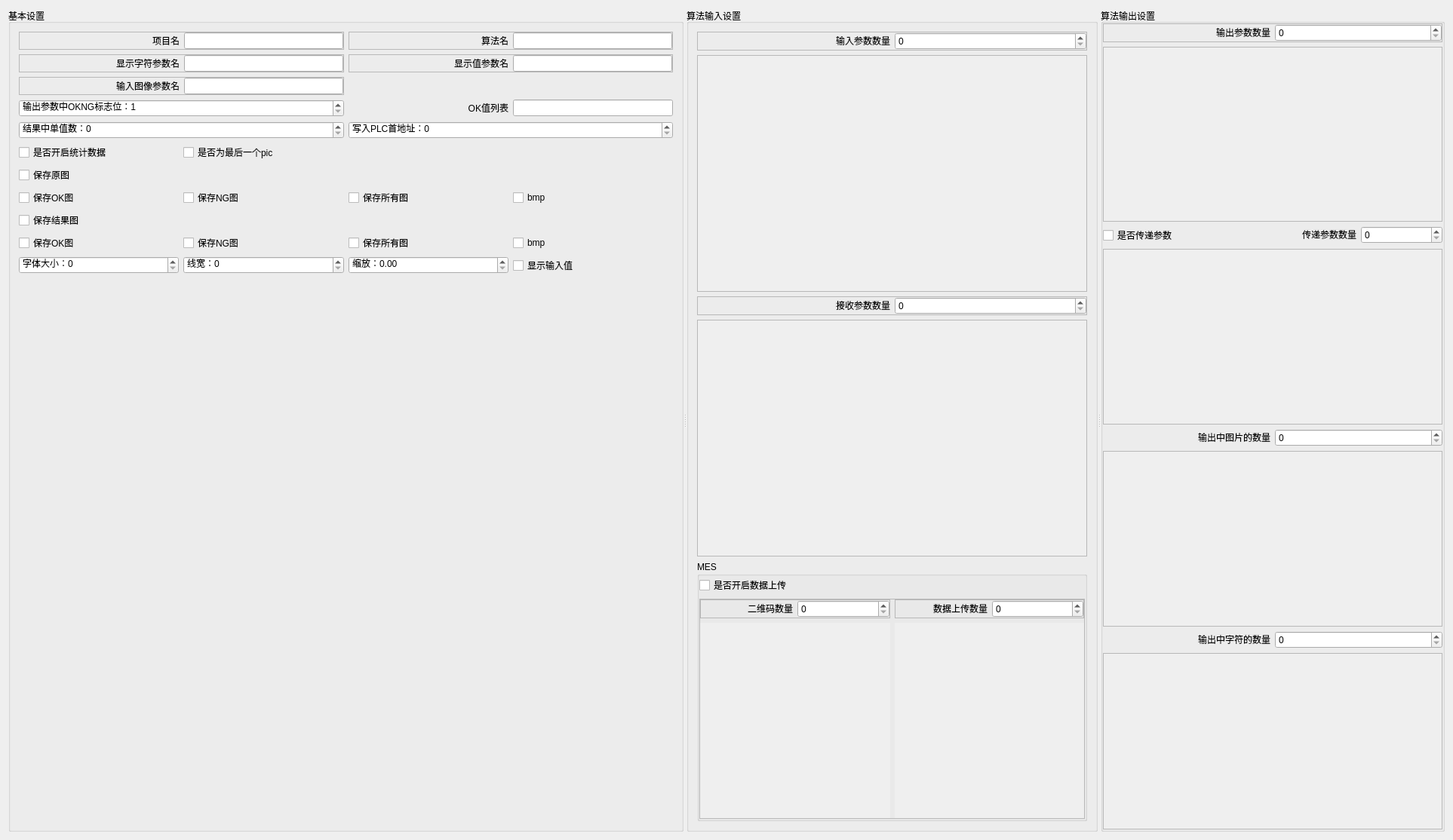
<?xml version="1.0" encoding="UTF-8"?>
<ui version="4.0">
 <class>PicSettingUIClass</class>
 <widget class="QWidget" name="PicSettingUIClass">
  <property name="geometry">
   <rect>
    <x>0</x>
    <y>0</y>
    <width>1926</width>
    <height>1114</height>
   </rect>
  </property>
  <property name="windowTitle">
   <string>PicSettingUI</string>
  </property>
  <layout class="QHBoxLayout" name="horizontalLayout_3">
   <item>
    <widget class="QSplitter" name="splitter">
     <property name="orientation">
      <enum>Qt::Horizontal</enum>
     </property>
     <widget class="QGroupBox" name="groupBox_2">
      <property name="sizePolicy">
       <sizepolicy hsizetype="Preferred" vsizetype="Preferred">
        <horstretch>1</horstretch>
        <verstretch>0</verstretch>
       </sizepolicy>
      </property>
      <property name="title">
       <string>基本设置</string>
      </property>
      <layout class="QGridLayout" name="gridLayout" columnstretch="0,0,0,0">
       <item row="9" column="0">
        <widget class="QCheckBox" name="cb_saveResultOk">
         <property name="text">
          <string>保存OK图</string>
         </property>
        </widget>
       </item>
       <item row="0" column="2" colspan="2">
        <widget class="QFrame" name="frame_9">
         <property name="sizePolicy">
          <sizepolicy hsizetype="Preferred" vsizetype="Maximum">
           <horstretch>0</horstretch>
           <verstretch>0</verstretch>
          </sizepolicy>
         </property>
         <property name="frameShape">
          <enum>QFrame::StyledPanel</enum>
         </property>
         <property name="frameShadow">
          <enum>QFrame::Raised</enum>
         </property>
         <layout class="QHBoxLayout" name="horizontalLayout_15">
          <property name="leftMargin">
           <number>0</number>
          </property>
          <property name="topMargin">
           <number>0</number>
          </property>
          <property name="rightMargin">
           <number>0</number>
          </property>
          <property name="bottomMargin">
           <number>0</number>
          </property>
          <item>
           <widget class="QLabel" name="label_13">
            <property name="sizePolicy">
             <sizepolicy hsizetype="Preferred" vsizetype="Maximum">
              <horstretch>0</horstretch>
              <verstretch>0</verstretch>
             </sizepolicy>
            </property>
            <property name="text">
             <string>算法名</string>
            </property>
            <property name="alignment">
             <set>Qt::AlignRight|Qt::AlignTrailing|Qt::AlignVCenter</set>
            </property>
           </widget>
          </item>
          <item>
           <widget class="QLineEdit" name="le_algorithmName">
            <property name="sizePolicy">
             <sizepolicy hsizetype="Preferred" vsizetype="Maximum">
              <horstretch>0</horstretch>
              <verstretch>0</verstretch>
             </sizepolicy>
            </property>
           </widget>
          </item>
         </layout>
        </widget>
       </item>
       <item row="3" column="3">
        <widget class="QLineEdit" name="le_OKNG_value">
         <property name="sizePolicy">
          <sizepolicy hsizetype="Preferred" vsizetype="Maximum">
           <horstretch>0</horstretch>
           <verstretch>0</verstretch>
          </sizepolicy>
         </property>
        </widget>
       </item>
       <item row="11" column="1">
        <spacer name="verticalSpacer">
         <property name="orientation">
          <enum>Qt::Vertical</enum>
         </property>
         <property name="sizeHint" stdset="0">
          <size>
           <width>20</width>
           <height>40</height>
          </size>
         </property>
        </spacer>
       </item>
       <item row="0" column="0" colspan="2">
        <widget class="QFrame" name="frame_8">
         <property name="sizePolicy">
          <sizepolicy hsizetype="Preferred" vsizetype="Maximum">
           <horstretch>0</horstretch>
           <verstretch>0</verstretch>
          </sizepolicy>
         </property>
         <property name="frameShape">
          <enum>QFrame::StyledPanel</enum>
         </property>
         <property name="frameShadow">
          <enum>QFrame::Raised</enum>
         </property>
         <layout class="QHBoxLayout" name="horizontalLayout_14">
          <property name="leftMargin">
           <number>0</number>
          </property>
          <property name="topMargin">
           <number>0</number>
          </property>
          <property name="rightMargin">
           <number>0</number>
          </property>
          <property name="bottomMargin">
           <number>0</number>
          </property>
          <item>
           <widget class="QLabel" name="label">
            <property name="sizePolicy">
             <sizepolicy hsizetype="Preferred" vsizetype="Maximum">
              <horstretch>0</horstretch>
              <verstretch>0</verstretch>
             </sizepolicy>
            </property>
            <property name="text">
             <string>项目名</string>
            </property>
            <property name="alignment">
             <set>Qt::AlignRight|Qt::AlignTrailing|Qt::AlignVCenter</set>
            </property>
           </widget>
          </item>
          <item>
           <widget class="QLineEdit" name="le_picname">
            <property name="sizePolicy">
             <sizepolicy hsizetype="Preferred" vsizetype="Maximum">
              <horstretch>0</horstretch>
              <verstretch>0</verstretch>
             </sizepolicy>
            </property>
           </widget>
          </item>
         </layout>
        </widget>
       </item>
       <item row="10" column="3">
        <widget class="QCheckBox" name="cb_showInput">
         <property name="text">
          <string>显示输入值</string>
         </property>
        </widget>
       </item>
       <item row="8" column="0">
        <widget class="QCheckBox" name="cb_resultImage">
         <property name="text">
          <string>保存结果图</string>
         </property>
        </widget>
       </item>
       <item row="5" column="1" colspan="2">
        <widget class="QCheckBox" name="cb_finnalPic">
         <property name="text">
          <string>是否为最后一个pic</string>
         </property>
        </widget>
       </item>
       <item row="1" column="2" colspan="2">
        <widget class="QFrame" name="frame_11">
         <property name="sizePolicy">
          <sizepolicy hsizetype="Preferred" vsizetype="Maximum">
           <horstretch>0</horstretch>
           <verstretch>0</verstretch>
          </sizepolicy>
         </property>
         <property name="frameShape">
          <enum>QFrame::StyledPanel</enum>
         </property>
         <property name="frameShadow">
          <enum>QFrame::Raised</enum>
         </property>
         <layout class="QHBoxLayout" name="horizontalLayout_17">
          <property name="leftMargin">
           <number>0</number>
          </property>
          <property name="topMargin">
           <number>0</number>
          </property>
          <property name="rightMargin">
           <number>0</number>
          </property>
          <property name="bottomMargin">
           <number>0</number>
          </property>
          <item>
           <widget class="QLabel" name="label_10">
            <property name="sizePolicy">
             <sizepolicy hsizetype="Preferred" vsizetype="Maximum">
              <horstretch>0</horstretch>
              <verstretch>0</verstretch>
             </sizepolicy>
            </property>
            <property name="text">
             <string>显示值参数名</string>
            </property>
            <property name="alignment">
             <set>Qt::AlignRight|Qt::AlignTrailing|Qt::AlignVCenter</set>
            </property>
           </widget>
          </item>
          <item>
           <widget class="QLineEdit" name="le_vectorShowValue">
            <property name="sizePolicy">
             <sizepolicy hsizetype="Preferred" vsizetype="Maximum">
              <horstretch>0</horstretch>
              <verstretch>0</verstretch>
             </sizepolicy>
            </property>
           </widget>
          </item>
         </layout>
        </widget>
       </item>
       <item row="10" column="2">
        <widget class="QDoubleSpinBox" name="dsb_resultImageScale">
         <property name="prefix">
          <string>缩放：</string>
         </property>
        </widget>
       </item>
       <item row="7" column="2">
        <widget class="QCheckBox" name="cb_saveOriginalAll">
         <property name="text">
          <string>保存所有图</string>
         </property>
        </widget>
       </item>
       <item row="5" column="0">
        <widget class="QCheckBox" name="cb_stastics">
         <property name="text">
          <string>是否开启统计数据</string>
         </property>
        </widget>
       </item>
       <item row="7" column="3">
        <widget class="QCheckBox" name="cb_originalImageBmp">
         <property name="text">
          <string>bmp</string>
         </property>
        </widget>
       </item>
       <item row="2" column="0" colspan="2">
        <widget class="QFrame" name="frame_12">
         <property name="sizePolicy">
          <sizepolicy hsizetype="Preferred" vsizetype="Maximum">
           <horstretch>0</horstretch>
           <verstretch>0</verstretch>
          </sizepolicy>
         </property>
         <property name="frameShape">
          <enum>QFrame::StyledPanel</enum>
         </property>
         <property name="frameShadow">
          <enum>QFrame::Raised</enum>
         </property>
         <layout class="QHBoxLayout" name="horizontalLayout_18">
          <property name="leftMargin">
           <number>0</number>
          </property>
          <property name="topMargin">
           <number>0</number>
          </property>
          <property name="rightMargin">
           <number>0</number>
          </property>
          <property name="bottomMargin">
           <number>0</number>
          </property>
          <item>
           <widget class="QLabel" name="label_11">
            <property name="sizePolicy">
             <sizepolicy hsizetype="Preferred" vsizetype="Maximum">
              <horstretch>0</horstretch>
              <verstretch>0</verstretch>
             </sizepolicy>
            </property>
            <property name="text">
             <string>输入图像参数名</string>
            </property>
            <property name="alignment">
             <set>Qt::AlignRight|Qt::AlignTrailing|Qt::AlignVCenter</set>
            </property>
           </widget>
          </item>
          <item>
           <widget class="QLineEdit" name="le_imageInputName">
            <property name="sizePolicy">
             <sizepolicy hsizetype="Preferred" vsizetype="Maximum">
              <horstretch>0</horstretch>
              <verstretch>0</verstretch>
             </sizepolicy>
            </property>
           </widget>
          </item>
         </layout>
        </widget>
       </item>
       <item row="6" column="0">
        <widget class="QCheckBox" name="cb_originalImage">
         <property name="text">
          <string>保存原图</string>
         </property>
        </widget>
       </item>
       <item row="10" column="0">
        <widget class="QSpinBox" name="sb_frontSize">
         <property name="prefix">
          <string>字体大小：</string>
         </property>
        </widget>
       </item>
       <item row="7" column="0">
        <widget class="QCheckBox" name="cb_saveOriginalOk">
         <property name="text">
          <string>保存OK图</string>
         </property>
        </widget>
       </item>
       <item row="3" column="2">
        <widget class="QLabel" name="label_16">
         <property name="sizePolicy">
          <sizepolicy hsizetype="Preferred" vsizetype="Maximum">
           <horstretch>0</horstretch>
           <verstretch>0</verstretch>
          </sizepolicy>
         </property>
         <property name="text">
          <string>OK值列表</string>
         </property>
         <property name="alignment">
          <set>Qt::AlignRight|Qt::AlignTrailing|Qt::AlignVCenter</set>
         </property>
        </widget>
       </item>
       <item row="4" column="2" colspan="2">
        <widget class="QSpinBox" name="sb_firstAddress">
         <property name="prefix">
          <string>写入PLC首地址：</string>
         </property>
         <property name="maximum">
          <number>99999</number>
         </property>
        </widget>
       </item>
       <item row="9" column="1">
        <widget class="QCheckBox" name="cb_saveResultNg">
         <property name="text">
          <string>保存NG图</string>
         </property>
        </widget>
       </item>
       <item row="1" column="0" colspan="2">
        <widget class="QFrame" name="frame_10">
         <property name="sizePolicy">
          <sizepolicy hsizetype="Preferred" vsizetype="Maximum">
           <horstretch>0</horstretch>
           <verstretch>0</verstretch>
          </sizepolicy>
         </property>
         <property name="frameShape">
          <enum>QFrame::StyledPanel</enum>
         </property>
         <property name="frameShadow">
          <enum>QFrame::Raised</enum>
         </property>
         <layout class="QHBoxLayout" name="horizontalLayout_16">
          <property name="leftMargin">
           <number>0</number>
          </property>
          <property name="topMargin">
           <number>0</number>
          </property>
          <property name="rightMargin">
           <number>0</number>
          </property>
          <property name="bottomMargin">
           <number>0</number>
          </property>
          <item>
           <widget class="QLabel" name="label_2">
            <property name="sizePolicy">
             <sizepolicy hsizetype="Preferred" vsizetype="Maximum">
              <horstretch>0</horstretch>
              <verstretch>0</verstretch>
             </sizepolicy>
            </property>
            <property name="text">
             <string>显示字符参数名</string>
            </property>
            <property name="alignment">
             <set>Qt::AlignRight|Qt::AlignTrailing|Qt::AlignVCenter</set>
            </property>
           </widget>
          </item>
          <item>
           <widget class="QLineEdit" name="le_vectorShowString">
            <property name="sizePolicy">
             <sizepolicy hsizetype="Preferred" vsizetype="Maximum">
              <horstretch>0</horstretch>
              <verstretch>0</verstretch>
             </sizepolicy>
            </property>
           </widget>
          </item>
         </layout>
        </widget>
       </item>
       <item row="7" column="1">
        <widget class="QCheckBox" name="cb_saveOriginalNg">
         <property name="text">
          <string>保存NG图</string>
         </property>
        </widget>
       </item>
       <item row="9" column="3">
        <widget class="QCheckBox" name="cb_resultImageBmp">
         <property name="text">
          <string>bmp</string>
         </property>
        </widget>
       </item>
       <item row="9" column="2">
        <widget class="QCheckBox" name="cb_saveResultAll">
         <property name="text">
          <string>保存所有图</string>
         </property>
        </widget>
       </item>
       <item row="10" column="1">
        <widget class="QSpinBox" name="sb_lineWidth">
         <property name="prefix">
          <string>线宽：</string>
         </property>
        </widget>
       </item>
       <item row="4" column="0" colspan="2">
        <widget class="QSpinBox" name="sb_valueNum">
         <property name="prefix">
          <string>结果中单值数：</string>
         </property>
        </widget>
       </item>
       <item row="3" column="0" colspan="2">
        <widget class="QSpinBox" name="sb_okng_flag">
         <property name="prefix">
          <string>输出参数中OKNG标志位：</string>
         </property>
         <property name="minimum">
          <number>1</number>
         </property>
        </widget>
       </item>
      </layout>
     </widget>
     <widget class="QGroupBox" name="groupBox">
      <property name="sizePolicy">
       <sizepolicy hsizetype="MinimumExpanding" vsizetype="Preferred">
        <horstretch>1</horstretch>
        <verstretch>0</verstretch>
       </sizepolicy>
      </property>
      <property name="title">
       <string>算法输入设置</string>
      </property>
      <layout class="QVBoxLayout" name="verticalLayout">
       <item>
        <widget class="QFrame" name="frame_17">
         <property name="frameShape">
          <enum>QFrame::NoFrame</enum>
         </property>
         <property name="frameShadow">
          <enum>QFrame::Raised</enum>
         </property>
         <layout class="QVBoxLayout" name="verticalLayout_3">
          <property name="leftMargin">
           <number>0</number>
          </property>
          <property name="topMargin">
           <number>0</number>
          </property>
          <property name="rightMargin">
           <number>0</number>
          </property>
          <property name="bottomMargin">
           <number>0</number>
          </property>
          <item>
           <widget class="QFrame" name="frame_5">
            <property name="sizePolicy">
             <sizepolicy hsizetype="Preferred" vsizetype="Preferred">
              <horstretch>0</horstretch>
              <verstretch>0</verstretch>
             </sizepolicy>
            </property>
            <property name="frameShape">
             <enum>QFrame::StyledPanel</enum>
            </property>
            <property name="frameShadow">
             <enum>QFrame::Raised</enum>
            </property>
            <layout class="QHBoxLayout" name="horizontalLayout_4">
             <property name="leftMargin">
              <number>0</number>
             </property>
             <property name="topMargin">
              <number>0</number>
             </property>
             <property name="rightMargin">
              <number>0</number>
             </property>
             <property name="bottomMargin">
              <number>0</number>
             </property>
             <item>
              <widget class="QLabel" name="label_3">
               <property name="sizePolicy">
                <sizepolicy hsizetype="Preferred" vsizetype="Maximum">
                 <horstretch>0</horstretch>
                 <verstretch>0</verstretch>
                </sizepolicy>
               </property>
               <property name="text">
                <string>输入参数数量</string>
               </property>
               <property name="alignment">
                <set>Qt::AlignRight|Qt::AlignTrailing|Qt::AlignVCenter</set>
               </property>
              </widget>
             </item>
             <item>
              <widget class="QSpinBox" name="sb_input_num"/>
             </item>
            </layout>
           </widget>
          </item>
          <item>
           <widget class="QScrollArea" name="scrollArea">
            <property name="sizePolicy">
             <sizepolicy hsizetype="Expanding" vsizetype="Expanding">
              <horstretch>0</horstretch>
              <verstretch>1</verstretch>
             </sizepolicy>
            </property>
            <property name="widgetResizable">
             <bool>true</bool>
            </property>
            <widget class="QWidget" name="scrollAreaWidgetContents">
             <property name="geometry">
              <rect>
               <x>0</x>
               <y>0</y>
               <width>530</width>
               <height>315</height>
              </rect>
             </property>
            </widget>
           </widget>
          </item>
         </layout>
        </widget>
       </item>
       <item>
        <widget class="QFrame" name="frame_27">
         <property name="sizePolicy">
          <sizepolicy hsizetype="Preferred" vsizetype="Preferred">
           <horstretch>0</horstretch>
           <verstretch>0</verstretch>
          </sizepolicy>
         </property>
         <property name="frameShape">
          <enum>QFrame::NoFrame</enum>
         </property>
         <property name="frameShadow">
          <enum>QFrame::Raised</enum>
         </property>
         <layout class="QVBoxLayout" name="verticalLayout_10">
          <property name="leftMargin">
           <number>0</number>
          </property>
          <property name="topMargin">
           <number>0</number>
          </property>
          <property name="rightMargin">
           <number>0</number>
          </property>
          <property name="bottomMargin">
           <number>0</number>
          </property>
          <item>
           <widget class="QFrame" name="frame_28">
            <property name="sizePolicy">
             <sizepolicy hsizetype="Preferred" vsizetype="Preferred">
              <horstretch>0</horstretch>
              <verstretch>0</verstretch>
             </sizepolicy>
            </property>
            <property name="frameShape">
             <enum>QFrame::StyledPanel</enum>
            </property>
            <property name="frameShadow">
             <enum>QFrame::Raised</enum>
            </property>
            <layout class="QHBoxLayout" name="horizontalLayout_19">
             <property name="leftMargin">
              <number>0</number>
             </property>
             <property name="topMargin">
              <number>0</number>
             </property>
             <property name="rightMargin">
              <number>0</number>
             </property>
             <property name="bottomMargin">
              <number>0</number>
             </property>
             <item>
              <widget class="QLabel" name="label_5">
               <property name="sizePolicy">
                <sizepolicy hsizetype="Preferred" vsizetype="Maximum">
                 <horstretch>0</horstretch>
                 <verstretch>0</verstretch>
                </sizepolicy>
               </property>
               <property name="text">
                <string>接收参数数量</string>
               </property>
               <property name="alignment">
                <set>Qt::AlignRight|Qt::AlignTrailing|Qt::AlignVCenter</set>
               </property>
              </widget>
             </item>
             <item>
              <widget class="QSpinBox" name="sb_receiveData"/>
             </item>
            </layout>
           </widget>
          </item>
          <item>
           <widget class="QScrollArea" name="scrollArea_2">
            <property name="sizePolicy">
             <sizepolicy hsizetype="Expanding" vsizetype="Expanding">
              <horstretch>0</horstretch>
              <verstretch>1</verstretch>
             </sizepolicy>
            </property>
            <property name="widgetResizable">
             <bool>true</bool>
            </property>
            <widget class="QWidget" name="scrollAreaWidgetContents_2">
             <property name="geometry">
              <rect>
               <x>0</x>
               <y>0</y>
               <width>530</width>
               <height>316</height>
              </rect>
             </property>
            </widget>
           </widget>
          </item>
         </layout>
        </widget>
       </item>
       <item>
        <widget class="QGroupBox" name="groupBox_4">
         <property name="title">
          <string>MES</string>
         </property>
         <layout class="QVBoxLayout" name="verticalLayout_9">
          <property name="leftMargin">
           <number>0</number>
          </property>
          <property name="topMargin">
           <number>0</number>
          </property>
          <property name="rightMargin">
           <number>0</number>
          </property>
          <property name="bottomMargin">
           <number>0</number>
          </property>
          <item>
           <widget class="QCheckBox" name="cb_isMes">
            <property name="text">
             <string>是否开启数据上传</string>
            </property>
           </widget>
          </item>
          <item>
           <widget class="QFrame" name="frame_23">
            <property name="frameShape">
             <enum>QFrame::StyledPanel</enum>
            </property>
            <property name="frameShadow">
             <enum>QFrame::Raised</enum>
            </property>
            <layout class="QHBoxLayout" name="horizontalLayout_12">
             <property name="leftMargin">
              <number>0</number>
             </property>
             <property name="topMargin">
              <number>0</number>
             </property>
             <property name="rightMargin">
              <number>0</number>
             </property>
             <property name="bottomMargin">
              <number>0</number>
             </property>
             <item>
              <widget class="QFrame" name="frame_24">
               <property name="frameShape">
                <enum>QFrame::NoFrame</enum>
               </property>
               <property name="frameShadow">
                <enum>QFrame::Raised</enum>
               </property>
               <layout class="QVBoxLayout" name="verticalLayout_4">
                <property name="leftMargin">
                 <number>0</number>
                </property>
                <property name="topMargin">
                 <number>0</number>
                </property>
                <property name="rightMargin">
                 <number>0</number>
                </property>
                <property name="bottomMargin">
                 <number>0</number>
                </property>
                <item>
                 <widget class="QFrame" name="frame_15">
                  <property name="frameShape">
                   <enum>QFrame::StyledPanel</enum>
                  </property>
                  <property name="frameShadow">
                   <enum>QFrame::Raised</enum>
                  </property>
                  <layout class="QHBoxLayout" name="horizontalLayout_11">
                   <property name="leftMargin">
                    <number>0</number>
                   </property>
                   <property name="topMargin">
                    <number>0</number>
                   </property>
                   <property name="rightMargin">
                    <number>0</number>
                   </property>
                   <property name="bottomMargin">
                    <number>0</number>
                   </property>
                   <item>
                    <widget class="QLabel" name="label_15">
                     <property name="sizePolicy">
                      <sizepolicy hsizetype="Preferred" vsizetype="Maximum">
                       <horstretch>0</horstretch>
                       <verstretch>0</verstretch>
                      </sizepolicy>
                     </property>
                     <property name="text">
                      <string>二维码数量</string>
                     </property>
                     <property name="alignment">
                      <set>Qt::AlignRight|Qt::AlignTrailing|Qt::AlignVCenter</set>
                     </property>
                    </widget>
                   </item>
                   <item>
                    <widget class="QSpinBox" name="sb_QR_num"/>
                   </item>
                  </layout>
                 </widget>
                </item>
                <item>
                 <widget class="QScrollArea" name="scrollArea_7">
                  <property name="sizePolicy">
                   <sizepolicy hsizetype="Expanding" vsizetype="Expanding">
                    <horstretch>0</horstretch>
                    <verstretch>1</verstretch>
                   </sizepolicy>
                  </property>
                  <property name="frameShape">
                   <enum>QFrame::NoFrame</enum>
                  </property>
                  <property name="widgetResizable">
                   <bool>true</bool>
                  </property>
                  <widget class="QWidget" name="scrollAreaWidgetContents_8">
                   <property name="geometry">
                    <rect>
                     <x>0</x>
                     <y>0</y>
                     <width>259</width>
                     <height>270</height>
                    </rect>
                   </property>
                  </widget>
                 </widget>
                </item>
               </layout>
              </widget>
             </item>
             <item>
              <widget class="QFrame" name="frame_25">
               <property name="frameShape">
                <enum>QFrame::NoFrame</enum>
               </property>
               <property name="frameShadow">
                <enum>QFrame::Raised</enum>
               </property>
               <layout class="QVBoxLayout" name="verticalLayout_11">
                <property name="leftMargin">
                 <number>0</number>
                </property>
                <property name="topMargin">
                 <number>0</number>
                </property>
                <property name="rightMargin">
                 <number>0</number>
                </property>
                <property name="bottomMargin">
                 <number>0</number>
                </property>
                <item>
                 <widget class="QFrame" name="frame_26">
                  <property name="frameShape">
                   <enum>QFrame::StyledPanel</enum>
                  </property>
                  <property name="frameShadow">
                   <enum>QFrame::Raised</enum>
                  </property>
                  <layout class="QHBoxLayout" name="horizontalLayout_20">
                   <property name="leftMargin">
                    <number>0</number>
                   </property>
                   <property name="topMargin">
                    <number>0</number>
                   </property>
                   <property name="rightMargin">
                    <number>0</number>
                   </property>
                   <property name="bottomMargin">
                    <number>0</number>
                   </property>
                   <item>
                    <widget class="QLabel" name="label_18">
                     <property name="sizePolicy">
                      <sizepolicy hsizetype="Preferred" vsizetype="Maximum">
                       <horstretch>0</horstretch>
                       <verstretch>0</verstretch>
                      </sizepolicy>
                     </property>
                     <property name="text">
                      <string>数据上传数量</string>
                     </property>
                     <property name="alignment">
                      <set>Qt::AlignRight|Qt::AlignTrailing|Qt::AlignVCenter</set>
                     </property>
                    </widget>
                   </item>
                   <item>
                    <widget class="QSpinBox" name="sb_mes_num"/>
                   </item>
                  </layout>
                 </widget>
                </item>
                <item>
                 <widget class="QScrollArea" name="scrollArea_8">
                  <property name="sizePolicy">
                   <sizepolicy hsizetype="Expanding" vsizetype="Expanding">
                    <horstretch>0</horstretch>
                    <verstretch>1</verstretch>
                   </sizepolicy>
                  </property>
                  <property name="frameShape">
                   <enum>QFrame::NoFrame</enum>
                  </property>
                  <property name="frameShadow">
                   <enum>QFrame::Sunken</enum>
                  </property>
                  <property name="widgetResizable">
                   <bool>true</bool>
                  </property>
                  <widget class="QWidget" name="scrollAreaWidgetContents_9">
                   <property name="geometry">
                    <rect>
                     <x>0</x>
                     <y>0</y>
                     <width>259</width>
                     <height>270</height>
                    </rect>
                   </property>
                  </widget>
                 </widget>
                </item>
               </layout>
              </widget>
             </item>
            </layout>
           </widget>
          </item>
         </layout>
        </widget>
       </item>
      </layout>
     </widget>
     <widget class="QGroupBox" name="groupBox_3">
      <property name="sizePolicy">
       <sizepolicy hsizetype="Preferred" vsizetype="Preferred">
        <horstretch>1</horstretch>
        <verstretch>0</verstretch>
       </sizepolicy>
      </property>
      <property name="title">
       <string>算法输出设置</string>
      </property>
      <layout class="QVBoxLayout" name="verticalLayout_8">
       <property name="leftMargin">
        <number>0</number>
       </property>
       <property name="topMargin">
        <number>0</number>
       </property>
       <property name="rightMargin">
        <number>0</number>
       </property>
       <property name="bottomMargin">
        <number>0</number>
       </property>
       <item>
        <widget class="QFrame" name="frame_16">
         <property name="frameShape">
          <enum>QFrame::NoFrame</enum>
         </property>
         <property name="frameShadow">
          <enum>QFrame::Raised</enum>
         </property>
         <layout class="QVBoxLayout" name="verticalLayout_2">
          <property name="leftMargin">
           <number>0</number>
          </property>
          <property name="topMargin">
           <number>0</number>
          </property>
          <property name="rightMargin">
           <number>0</number>
          </property>
          <property name="bottomMargin">
           <number>0</number>
          </property>
          <item>
           <widget class="QFrame" name="frame_3">
            <property name="frameShape">
             <enum>QFrame::StyledPanel</enum>
            </property>
            <property name="frameShadow">
             <enum>QFrame::Raised</enum>
            </property>
            <layout class="QHBoxLayout" name="horizontalLayout_2">
             <property name="leftMargin">
              <number>0</number>
             </property>
             <property name="topMargin">
              <number>0</number>
             </property>
             <property name="rightMargin">
              <number>0</number>
             </property>
             <property name="bottomMargin">
              <number>0</number>
             </property>
             <item>
              <widget class="QLabel" name="label_4">
               <property name="sizePolicy">
                <sizepolicy hsizetype="Preferred" vsizetype="Maximum">
                 <horstretch>0</horstretch>
                 <verstretch>0</verstretch>
                </sizepolicy>
               </property>
               <property name="text">
                <string>输出参数数量</string>
               </property>
               <property name="alignment">
                <set>Qt::AlignRight|Qt::AlignTrailing|Qt::AlignVCenter</set>
               </property>
              </widget>
             </item>
             <item>
              <widget class="QSpinBox" name="sb_output_num"/>
             </item>
            </layout>
           </widget>
          </item>
          <item>
           <widget class="QScrollArea" name="scrollArea_3">
            <property name="widgetResizable">
             <bool>true</bool>
            </property>
            <widget class="QWidget" name="scrollAreaWidgetContents_3">
             <property name="geometry">
              <rect>
               <x>0</x>
               <y>0</y>
               <width>464</width>
               <height>231</height>
              </rect>
             </property>
            </widget>
           </widget>
          </item>
         </layout>
        </widget>
       </item>
       <item>
        <widget class="QFrame" name="frame_19">
         <property name="frameShape">
          <enum>QFrame::NoFrame</enum>
         </property>
         <property name="frameShadow">
          <enum>QFrame::Raised</enum>
         </property>
         <layout class="QVBoxLayout" name="verticalLayout_5">
          <property name="leftMargin">
           <number>0</number>
          </property>
          <property name="topMargin">
           <number>0</number>
          </property>
          <property name="rightMargin">
           <number>0</number>
          </property>
          <property name="bottomMargin">
           <number>0</number>
          </property>
          <item>
           <widget class="QFrame" name="frame_20">
            <property name="sizePolicy">
             <sizepolicy hsizetype="Preferred" vsizetype="Maximum">
              <horstretch>0</horstretch>
              <verstretch>0</verstretch>
             </sizepolicy>
            </property>
            <property name="frameShape">
             <enum>QFrame::NoFrame</enum>
            </property>
            <property name="frameShadow">
             <enum>QFrame::Raised</enum>
            </property>
            <layout class="QHBoxLayout" name="horizontalLayout_13">
             <property name="leftMargin">
              <number>0</number>
             </property>
             <property name="topMargin">
              <number>0</number>
             </property>
             <property name="rightMargin">
              <number>0</number>
             </property>
             <property name="bottomMargin">
              <number>0</number>
             </property>
             <item>
              <widget class="QCheckBox" name="cb_isEmit">
               <property name="text">
                <string>是否传递参数</string>
               </property>
              </widget>
             </item>
             <item>
              <widget class="QFrame" name="frame_4">
               <property name="sizePolicy">
                <sizepolicy hsizetype="Preferred" vsizetype="Maximum">
                 <horstretch>0</horstretch>
                 <verstretch>0</verstretch>
                </sizepolicy>
               </property>
               <property name="frameShape">
                <enum>QFrame::NoFrame</enum>
               </property>
               <property name="frameShadow">
                <enum>QFrame::Raised</enum>
               </property>
               <layout class="QHBoxLayout" name="horizontalLayout_5">
                <property name="leftMargin">
                 <number>0</number>
                </property>
                <property name="topMargin">
                 <number>0</number>
                </property>
                <property name="rightMargin">
                 <number>0</number>
                </property>
                <property name="bottomMargin">
                 <number>0</number>
                </property>
                <item>
                 <widget class="QLabel" name="label_6">
                  <property name="sizePolicy">
                   <sizepolicy hsizetype="Preferred" vsizetype="Maximum">
                    <horstretch>0</horstretch>
                    <verstretch>0</verstretch>
                   </sizepolicy>
                  </property>
                  <property name="text">
                   <string>传递参数数量</string>
                  </property>
                  <property name="alignment">
                   <set>Qt::AlignRight|Qt::AlignTrailing|Qt::AlignVCenter</set>
                  </property>
                 </widget>
                </item>
                <item>
                 <widget class="QSpinBox" name="sb_emit_num"/>
                </item>
               </layout>
              </widget>
             </item>
            </layout>
           </widget>
          </item>
          <item>
           <widget class="QScrollArea" name="scrollArea_4">
            <property name="sizePolicy">
             <sizepolicy hsizetype="Expanding" vsizetype="Expanding">
              <horstretch>0</horstretch>
              <verstretch>1</verstretch>
             </sizepolicy>
            </property>
            <property name="widgetResizable">
             <bool>true</bool>
            </property>
            <widget class="QWidget" name="scrollAreaWidgetContents_4">
             <property name="geometry">
              <rect>
               <x>0</x>
               <y>0</y>
               <width>464</width>
               <height>234</height>
              </rect>
             </property>
            </widget>
           </widget>
          </item>
         </layout>
        </widget>
       </item>
       <item>
        <widget class="QFrame" name="frame_21">
         <property name="frameShape">
          <enum>QFrame::NoFrame</enum>
         </property>
         <property name="frameShadow">
          <enum>QFrame::Raised</enum>
         </property>
         <layout class="QVBoxLayout" name="verticalLayout_6">
          <property name="leftMargin">
           <number>0</number>
          </property>
          <property name="topMargin">
           <number>0</number>
          </property>
          <property name="rightMargin">
           <number>0</number>
          </property>
          <property name="bottomMargin">
           <number>0</number>
          </property>
          <item>
           <widget class="QFrame" name="frame_6">
            <property name="frameShape">
             <enum>QFrame::NoFrame</enum>
            </property>
            <property name="frameShadow">
             <enum>QFrame::Raised</enum>
            </property>
            <layout class="QHBoxLayout" name="horizontalLayout_7">
             <property name="leftMargin">
              <number>0</number>
             </property>
             <property name="topMargin">
              <number>0</number>
             </property>
             <property name="rightMargin">
              <number>0</number>
             </property>
             <property name="bottomMargin">
              <number>0</number>
             </property>
             <item>
              <widget class="QLabel" name="label_8">
               <property name="sizePolicy">
                <sizepolicy hsizetype="Preferred" vsizetype="Maximum">
                 <horstretch>0</horstretch>
                 <verstretch>0</verstretch>
                </sizepolicy>
               </property>
               <property name="text">
                <string>输出中图片的数量</string>
               </property>
               <property name="alignment">
                <set>Qt::AlignRight|Qt::AlignTrailing|Qt::AlignVCenter</set>
               </property>
              </widget>
             </item>
             <item>
              <widget class="QSpinBox" name="sb_output_picnum">
               <property name="sizePolicy">
                <sizepolicy hsizetype="Preferred" vsizetype="Maximum">
                 <horstretch>0</horstretch>
                 <verstretch>0</verstretch>
                </sizepolicy>
               </property>
              </widget>
             </item>
            </layout>
           </widget>
          </item>
          <item>
           <widget class="QScrollArea" name="scrollArea_5">
            <property name="widgetResizable">
             <bool>true</bool>
            </property>
            <widget class="QWidget" name="scrollAreaWidgetContents_5">
             <property name="geometry">
              <rect>
               <x>0</x>
               <y>0</y>
               <width>464</width>
               <height>233</height>
              </rect>
             </property>
            </widget>
           </widget>
          </item>
         </layout>
        </widget>
       </item>
       <item>
        <widget class="QFrame" name="frame_22">
         <property name="frameShape">
          <enum>QFrame::NoFrame</enum>
         </property>
         <property name="frameShadow">
          <enum>QFrame::Raised</enum>
         </property>
         <layout class="QVBoxLayout" name="verticalLayout_7">
          <property name="leftMargin">
           <number>0</number>
          </property>
          <property name="topMargin">
           <number>0</number>
          </property>
          <property name="rightMargin">
           <number>0</number>
          </property>
          <property name="bottomMargin">
           <number>0</number>
          </property>
          <item>
           <widget class="QFrame" name="frame_7">
            <property name="frameShape">
             <enum>QFrame::NoFrame</enum>
            </property>
            <property name="frameShadow">
             <enum>QFrame::Raised</enum>
            </property>
            <layout class="QHBoxLayout" name="horizontalLayout_8">
             <property name="leftMargin">
              <number>0</number>
             </property>
             <property name="topMargin">
              <number>0</number>
             </property>
             <property name="rightMargin">
              <number>0</number>
             </property>
             <property name="bottomMargin">
              <number>0</number>
             </property>
             <item>
              <widget class="QLabel" name="label_9">
               <property name="sizePolicy">
                <sizepolicy hsizetype="Preferred" vsizetype="Maximum">
                 <horstretch>0</horstretch>
                 <verstretch>0</verstretch>
                </sizepolicy>
               </property>
               <property name="text">
                <string>输出中字符的数量</string>
               </property>
               <property name="alignment">
                <set>Qt::AlignRight|Qt::AlignTrailing|Qt::AlignVCenter</set>
               </property>
              </widget>
             </item>
             <item>
              <widget class="QSpinBox" name="sb_output_string_num">
               <property name="sizePolicy">
                <sizepolicy hsizetype="Preferred" vsizetype="Maximum">
                 <horstretch>0</horstretch>
                 <verstretch>0</verstretch>
                </sizepolicy>
               </property>
              </widget>
             </item>
            </layout>
           </widget>
          </item>
          <item>
           <widget class="QScrollArea" name="scrollArea_6">
            <property name="widgetResizable">
             <bool>true</bool>
            </property>
            <widget class="QWidget" name="scrollAreaWidgetContents_7">
             <property name="geometry">
              <rect>
               <x>0</x>
               <y>0</y>
               <width>464</width>
               <height>233</height>
              </rect>
             </property>
            </widget>
           </widget>
          </item>
         </layout>
        </widget>
       </item>
      </layout>
     </widget>
    </widget>
   </item>
  </layout>
 </widget>
 <layoutdefault spacing="6" margin="11"/>
 <resources/>
 <connections/>
</ui>
